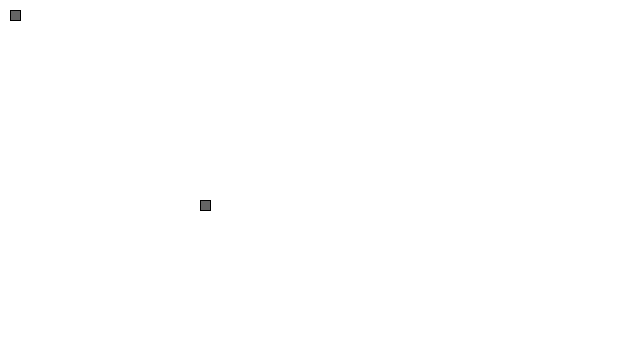
Frame 1 (no input)
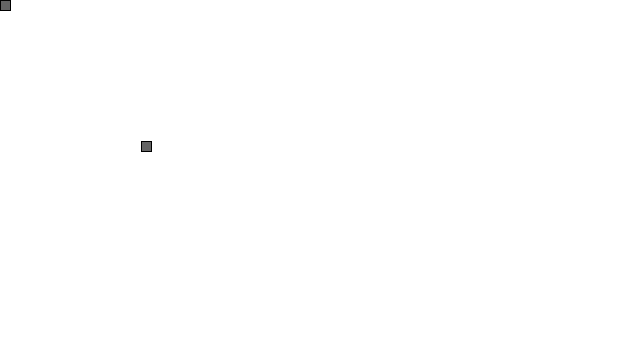
Frame 60 (the mouse pressed at the canvas centre just before this capture)
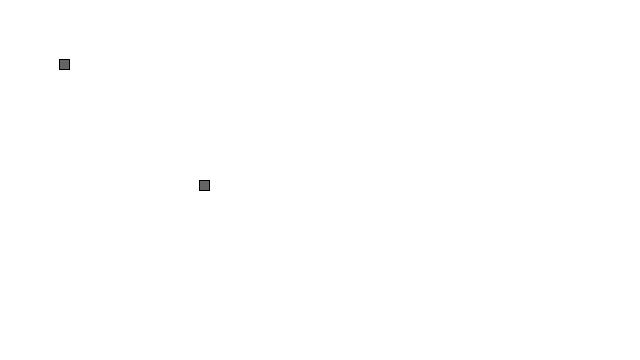
Frame 120 (the mouse held since frame 60 and released just before this capture)

The Processing sketch that drew these frames (run headless with seeded random() and noise(); from frame 60 on, the mouse is pressed at the canvas centre):

// Processing sketch: question1
// ── question1.pde
//question 1
// put your name here:Oscar Miniet
//1212-1704

moveObj obj = new moveObj(10, 10, 10, 10);
// TODO: create another object of the moveObj class at different location

moveObj ob2 = new moveObj(10,200,10,200);

 
void setup()
{
  size(640, 360);
  fill(100);
 }
 
void draw()
{
  background(255);
  obj.display();
  obj.move();
  ob2.display();
  ob2.move();
  
   
}
 
class moveObj {
  float w; // rect width
  float xpos; // rect xposition
  float h; // rect height
  float ypos ; // rect yposition
 
  moveObj(float iw, float ixp, float ih, float iyp) {
    w = iw;
    xpos = ixp;
    h = ih;
    ypos = iyp;
   }
 
  void move () {
   if (mouseX > xpos){
     xpos ++;
   }
   else if(mouseX < xpos){
     xpos --;
   }
   if (mouseY > ypos){
     ypos ++;
   }
   else if(mouseY < ypos){
     ypos --;
   }
  }
 
  void display() {
      rect(xpos, ypos, w, h);
  }
}
